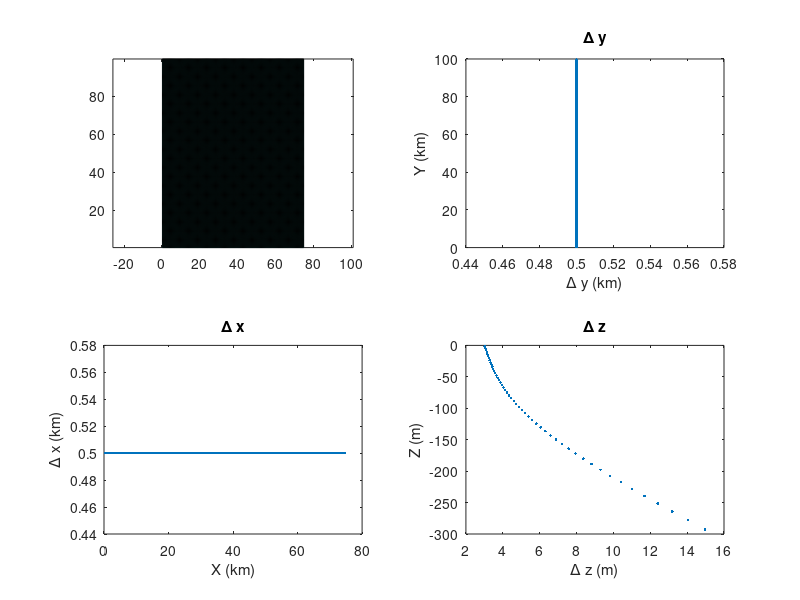

This chart was generated by the following MATLAB code: (Note: this script raises an error after producing the figure.)
%function geninit()
%  This function generates initial condition files for the mitgcm.
% if init_vel=1, then the front problem is used
% if init_vel=0, then resting (other than small symmetry-breaking
% random noise) initial conditions are used.

%
% FLAGS FOR IC
IC = 'FK08'; % Single front in center of domain, following Fox-Kemper et al. 2008a
% IC = 'UNIF'; % Uniform frontal region
IC = 'T08';
% IC = 'T08MOD';

% nx=96;
% ny = 144;
% nz=100;
% init_vel=1;
% dxspacing=250;
% dyspacing=dxspacing;
nx=150;
ny = 200;
nz=50;
init_vel=1;
dxspacing=500;
dyspacing=dxspacing;
Lx=dxspacing*nx;
Ly=dyspacing*ny;

fprintf(' nx= %i , ny= %i , nz= %i ; dx=%6.1f , dy=%6.1f\n', ...
          nx,ny,nz,dxspacing,dxspacing)

%-- Params
g=9.81;
tAlpha=-2e-4;
TtoB = -g*tAlpha;
f0=1e-4;
rho=1035;
day=24*60^2;
prec='real*8';
ieee='b';

H=300;            %Max depth

fprintf(' Lx=%6.1f , Ly=%6.1f , H=%6.1f\n',Lx,Ly,H);

%-- Grid: x
dx=ones(1,nx);                                  % uniform resolution
dx=dx*Lx/sum(dx); 
xf=cumsum([0 dx]); % Face x points
xc=(xf(1:end-1)+xf(2:end))/2; % Centered x points

%-- Grid: y
dy=ones(1,ny);                                  % uniform resolution
dy=dy*Ly/sum(dy); 
yf=cumsum([0 dy]);  % Face y-points
yc=(yf(1:end-1)+yf(2:end))/2;  %Centered y-points
L=yc(end)-yc(1);	% this takes into account the wall of topography!!!

%-- Grid: z
dh=H/nz*ones(1,nz);
zf=-round(cumsum([0 dh])/1)*1;   % Face z points
%% Uncomment this stuff for stretched grid
nzs= linspace(-1,0, nz+1);
thetas = 4;
C = (1-cosh(thetas.*nzs))./(cosh(thetas)-1) ; 
hc = 300;
zf = fliplr(H*(hc*nzs + H*C)./(hc+H));
dh=-diff(zf);

zc=(zf(1:end-1)+zf(2:end))/2;  % centered z points
plot(dh, zc, '-x');
nz=length(dh);
H=sum(dh);

[XT,YT,ZT]=ndgrid(xc,yc,zc); % This is the centered, temperature grid.
[XU,YU,ZU]=ndgrid(xf,yc,zc); % This is the U grid.
[XV,YV,ZV]=ndgrid(xc,yf,zc); % This is the V grid.
[XW,YW,ZW]=ndgrid(xc,yc,zf); % This is the W grid.
[XB,YB]=ndgrid(xc,yc); % This is the Bathymetry grid.

% Stratification Params
Dml=150;             % Mixed-layer Depth
D=Dml;

y0=yc(round(length(yc)/2));     % centered location of Front

% Ms=(2e-4)^2 ;     %db/dy  2e-4 is about 1 K/50 km
% Ms = (9*f0).^2;
% Ms = (8*f0).^2;
% Ms = (3*f0).^2;
% Ns=9*Ms^2/f0^2 ;  %db/dz
% Ns = 32*Ms;
% Ns = 32*(6*f0).^2;
Ns = (64*f0).^2;
% Ns_ML = 8*Ms;
Ns_ML =0;
Pr = nx*dxspacing*f0./sqrt(Ns)
%%

Lf=2*1e3;          % Half-Width of Front
Lf = 10000;

% LSI = 2*Ms*Dml/f0^2*sqrt(1-Ri)
% deltatheta= Lf*Ms/g/tAlpha;
% deltatheta = -0.75;
% deltatheta = -0.5;
%  deltatheta = -0.25;

% dtdy = deltatheta./Lf;
% Ms = 9.81.*2e-4.*dtdy;
% Ms = -(6*f0).^2;
% Ms = -(3*f0).^2;
Ms = -(1*f0).^2;
% Ms = -(2*f0).^2;
% Ms = -(4*f0).^2;
% Ms = -(1.5*f0).^2;
dtdy = Ms./(9.81*2e-4);
deltatheta = dtdy.*Lf*2
MaxgradB = deltatheta*TtoB./(2*Lf)

T0=17;
dthetadz=-Ns/g/tAlpha;
dthetadz_ML = -Ns_ML/g/tAlpha;

fprintf(' Ms=%15.6e , Ns=%15.6e , T0= %6.3f\n',Ms,Ns,T0);
fprintf(' deltaRho=%15.6e , dthetadz=%15.6e\n',deltatheta*1035*tAlpha,dthetadz);
%MLI Scales (Fox-Kemper et al. 2008a)
Us = Ms*Dml./f0;
Ri = Ns_ML.*f0^2./Ms.^2;
% Ri = Ms.^2;
Ls = 2*pi*Us./f0*sqrt((1+Ri)/(5/2))
Lsmin = 2*pi*Us./f0*sqrt(2/5) % Minimum length scale of fastest growing MLI
ts = sqrt(54/4)*sqrt(1+Ri)/f0/3600 % in hours



%%
%-- Bathymetry
% Bathymetry is on Xc, Yc
hh=ones(size(XB));
if ~ strcmp(IC, 'T08')
hh(:,end)=0*hh(:,end);
end
hh=-H*hh;

figure(1); clf
subplot(221)
pcolor(XB/1e3,YB/1e3,hh)
axis equal

subplot(223)
plot(xc/1e3,dx/1e3,'.'); xlabel('X (km)');ylabel('\Delta x (km)')
title('\Delta x')

subplot(222)
plot(dy/1e3,yc/1e3,'.'); ylabel('Y (km)');xlabel('\Delta y (km)')
title('\Delta y')

subplot(224)
plot(dh,zc,'.'); ylabel('Z (m)');xlabel('\Delta z (m)')
title('\Delta z')

fid=fopen('topo_sl.bin','w',ieee); fwrite(fid,hh,prec); fclose(fid);

% Initial Temp Profile
figure(2); clf

% theta=T0+dthetadz*(ZT-ZT(1,1,end))+deltatheta*tanh((YT-y0)/Lf)/2;
theta = NaN(nx, ny, nz);
% Impose a strong initial and restoring mixed layer to Dml
i=1;
iml=1;

iml = find(ZT(1,1,:) > -Dml, 1, 'last');
% while ((ZT(1,1,iml)>-Dml)&(iml<length(ZT(1,1,:))))
%   iml=iml+1;
% end
switch IC
    case 'FK08'
        theta(:,:,1:iml) = T0+dthetadz_ML*(ZT(:,:,1:iml)-ZT(1,1,iml))+deltatheta*tanh(2*(YT(:,:,1:iml)-y0)/Lf)/2;
        theta(:,:,iml+1:end) = T0+dthetadz*(ZT(:,:,iml+1:end)-ZT(1,1,iml))+deltatheta*tanh(2*(YT(:,:,iml+1:end)-y0)/Lf)/2;
        % Velocity
        dthetady = deltatheta*sech(2*(YT-y0)/Lf).^2/(Lf);
        uinit = g*tAlpha/f0*dthetady.*permute(repmat(zc-zc(end), [nx 1 ny]), [1 3 2]);
    case 'UNIF'
        Mst = Ms/g/tAlpha;
        theta(:,:,1:iml) = T0+dthetadz_ML*(ZT(:,:,1:iml)-ZT(1,1,iml))+Mst.*YT(:,:,1:iml);
        theta(:,:,iml+1:end) = T0+dthetadz*(ZT(:,:,iml+1:end)-ZT(1,1,iml))+Mst.*YT(:,:,iml+1:end);
        % Velocity
        dthetady = Mst;
        uinit = g*tAlpha/f0*dthetady.*permute(repmat(zc-zc(end), [nx 1 ny]), [1 3 2]);
     case 'T08' 
         clear uinit
        ystructure = NaN(ny,1);
        ly = ceil(ny/2);
        Ly = (ny)*dyspacing;
        ystructure(1:ly+1) = 0.5.*(1-tanh(yc(1:ly+1)./Lf) + tanh( (yc(1:ly+1) - Ly./2)./Lf));
        ysright = 0.5.*(tanh( (yc(ly+1:end)-Ly./2)./Lf) - tanh( (yc(ly+1:end)-Ly)./Lf) - 1);
        ystructure(ly+1:end) = ysright-(ysright(1)-ystructure(ly+1));
        ystructfull = repmat(permute(repmat(ystructure, [1 nx]), [2 1]), [1 1 nz]);

        ystructfull(:,:,iml+1:end) = 0;

        theta(:,:,1:iml) = deltatheta.*ystructfull(:,:,1:iml) + dthetadz_ML.*(ZT(:,:,1:iml)-ZT(1,1,iml)) + T0;
        minT = min(min(min(theta(:,:,1:iml))));
        theta(:,:,iml+1:end) = deltatheta.*ystructfull(:,:,iml+1:end) + dthetadz.*(ZT(:,:,iml+1:end)-ZT(1,1,iml+1)) + minT;
        meanGradB = nanmean(gradient(squeeze(theta(1,:,1).*TtoB), dyspacing));
        ystrucyfull = gradient(ystructfull, dyspacing);
        
        for i=1:nx
            for j=1:ny
                uinit(i,j,:) = flipud(cumtrapz(fliplr(zc), flipud(squeeze(g*tAlpha./f0*deltatheta*ystrucyfull(i,j,:)))));
            end
        end
        
        dens=theta*rho*tAlpha+rho;
        densvi = trapz(zc, squeeze(dens), 3);
        etainit = -densvi./squeeze(dens(:,:,1));
      
        etainit = etainit-etainit(1);
%         etainit = etainit.*g.*squeeze(dens(:,:,1));%This converts to pressure...But ETAN in diagnostics is actually in m???
     case 'T08MOD' 
         clear uinit
        ystructure = NaN(ny,1);
        ly = ceil(ny/2);
        Ly = (ny)*dyspacing;
        ystructure(1:ly+1) = 0.5.*(1-tanh(yc(1:ly+1)./Lf) + tanh( (yc(1:ly+1) - Ly./2)./Lf));
        ysright = 0.5.*(tanh( (yc(ly+1:end)-Ly./2)./Lf) - tanh( (yc(ly+1:end)-Ly)./Lf) - 1);
        ystructure(ly+1:end) = ysright-(ysright(1)-ystructure(ly+1));
        ystructfull = repmat(permute(repmat(ystructure, [1 nx]), [2 1]), [1 1 nz]);

%         ystructfull(:,:,iml+1:end) = 0;
        vstruct = (tanh((ZT+Dml+75)./20)+1)/2;
%         vstruct = exp( (ZT+Dml)/30);
%         vstruct(ZT>-Dml) = 1;
        ystructfull = ystructfull.*vstruct;
        theta(:,:,1:iml) = deltatheta.*ystructfull(:,:,1:iml) + dthetadz_ML.*(ZT(:,:,1:iml)-ZT(1,1,iml)) + T0;
%         minT = min(min(min(theta(:,:,iml))));
        minT = T0;
        theta(:,:,iml+1:end) = deltatheta.*ystructfull(:,:,iml+1:end) + dthetadz.*(ZT(:,:,iml+1:end)-ZT(1,1,iml+1)) + minT;
        meanGradB = nanmean(gradient(squeeze(theta(1,:,1).*TtoB), dyspacing));
        ystrucyfull = gradient(ystructfull, dyspacing);
        
        for i=1:nx
            for j=1:ny
                uinit(i,j,:) = flipud(cumtrapz(fliplr(zc), flipud(squeeze(g*tAlpha./f0*deltatheta*ystrucyfull(i,j,:)))));
            end
        end
        
        dens=theta*rho*tAlpha+rho;
        densvi = trapz(zc, squeeze(dens), 3);
        etainit = -densvi./squeeze(dens(:,:,1));
      
        etainit = etainit-etainit(1);
%         etainit = etainit.*g.*squeeze(dens(:,:,1));%This converts to pressure...But ETAN in diagnostics is actually in m???
end

fprintf('      Z    , Theta: j=1 ,  j=end\n');
% fprintf(' %10.4f %10.4f %10.4f\n', ...
% [ZT(1,1,1) theta(1,1,1) theta(1,end,1) ; ...
%  ZT(1,1,i) theta(1,1,i) theta(1,end,i);  ...
%  ZT(1,1,end) theta(1,1,end) theta(1,end,end)]' ...
% );

subplot(3,2,1)
[h,c]=contourf(squeeze(YT(1,:,:))/1e3,squeeze(ZT(1,:,:)),squeeze(theta(1,:,:)), 20);
axis([(yc(round(length(yc)/2))-1.5*Lf)/1e3 (yc(round(length(yc)/2))+1.5*Lf)/1e3 -Dml 0])
colorbar
title('Potl Temp')
xlabel('y (km)');ylabel('z (m)')

subplot(3,2,2)
[h,c]=contourf(squeeze(YT(1,:,:))/1e3,squeeze(ZT(1,:,:)),squeeze(theta(1,:,:)));
colorbar
title('Potl Temp')
xlabel('y (km)');ylabel('z (m)')


subplot(3,2,3)
dens=theta*rho*tAlpha+rho;
[h,c]=contour(squeeze(YT(1,:,:))/1e3,squeeze(ZT(1,:,:)),squeeze(dens(1,:,:)));
title('Density')
xlabel('y (km)');ylabel('z (m)')
axis([(yc(round(length(yc)/2))-1.5*Lf)/1e3 (yc(round(length(yc)/2))+1.5*Lf)/1e3 -Dml 0])



%Spice

x1=xc(round(length(xc)/4));     % centered location of Front #1
x2=xc(round(3*length(xc)/4));     % centered location of Front #2
spice=T0+dthetadz*(ZT-ZT(1,1,end))+deltatheta*(tanh((XT-x1)/Lf)-tanh((XT-x2)/Lf)-1)/2;

i=1;
while (i<iml)
  spice(:,:,i)=spice(:,:,iml);
  i=i+1;
end

subplot(3,2,4)
[h,c]=contour(squeeze(YT(1,:,:))/1e3,squeeze(ZT(1,:,:)),squeeze(dens(1,:,:)));
title('Density')
xlabel('y (km)');ylabel('z (m)')

subplot(3,2,5)
[h,c]=contourf(squeeze(XT(:,1,:))/1e3,squeeze(ZT(:,1,:)),squeeze(spice(:,1,:)));
title('Spice')
xlabel('x (km)');ylabel('z (m)')

subplot(3,2,6)
plot(YB(1,:)/1e3,hh(1,:))
[h,c]=contour(squeeze(YT(1,:,:))/1e3,squeeze(ZT(1,:,:)),squeeze(uinit(1,:,:)));
title('U Initial')
xlabel('y (km)');ylabel('value')
colorbar

%-- Perturb Initial temperature
pert=rand(size(theta(:,:,1)));
pert=1e-3*(pert-0.5);
for i=1:length(theta(1,1,:))
  theta(:,:,i)=theta(:,:,i)+pert;
end

%%%%%% NAME FILES HERE
fid=fopen('thetaInitial_1f.bin','w',ieee); fwrite(fid,theta,prec); fclose(fid);
fid=fopen('uInitial_1f.bin','w',ieee); fwrite(fid,uinit,prec); fclose(fid);
fid=fopen('etaInitial_1f.bin','w',ieee); fwrite(fid,etainit,prec); fclose(fid);


% Generate forcing
% Flux
% Q=zeros([1, size(XB)]);
% Q(:,:,:) = 200;

Q=zeros( size(XB));

Q(:,:) = 025;
fid=fopen('Qnet025.forcing','w',ieee); fwrite(fid,Q,prec); fclose(fid);

Q(:,:) = 200;
fid=fopen('Qnet200.forcing','w',ieee); fwrite(fid,Q,prec); fclose(fid);

Q(:,:) = 100;
fid=fopen('Qnet100.forcing','w',ieee); fwrite(fid,Q,prec); fclose(fid);

Q(:,:) = 50;
fid=fopen('Qnet50.forcing','w',ieee); fwrite(fid,Q,prec); fclose(fid);

delR = dh;
fid=fopen('DelR.bin','w',ieee); fwrite(fid,delR,prec); fclose(fid);



%%
% Evaluate all scalings
%Ratio of surf buoyancy flux to eddy flux:
B0 = TtoB*50./(1035*3994);
disp(['B0/<w''b''>:  ', num2str(B0*f0./(0.06*MaxgradB.^2.*Dml.^2))]);
disp(['Jf/Jd:        ', num2str(0.06.*(B0*Dml).^(1/3).*MaxgradB.^2.*Dml/(f0.^2.*B0))]);
disp(['Jf/Jd^E:      ', num2str((B0*Dml).^(1/3)./(f0*Dml))]);

%%
% Make time varying Q
times = 1:121;
Qinit = 100;
amp = 225*2*pi./365; %Linearization of seasonal cycle from Kelly Dong 2013.

% plot(times, Qinit-amp*times)

Qperiodic = NaN(121,1);
ttime= 4;
Qperiodic(1:ttime) = Qinit;
Qperiodic(ttime+1:end) = Qinit - amp*(times(ttime+1:end)-times(ttime));
Qperiodic(end) = Qinit; %need this because t=0 interpolates between end and first.
% plot(times, Qperiodic);
[nx, ny] = size(XB);
QP = permute(repmat(Qperiodic, [1 nx ny]), [2 3 1]);
fid=fopen('QPeriodic.forcing','w',ieee); fwrite(fid,QP,prec); fclose(fid);